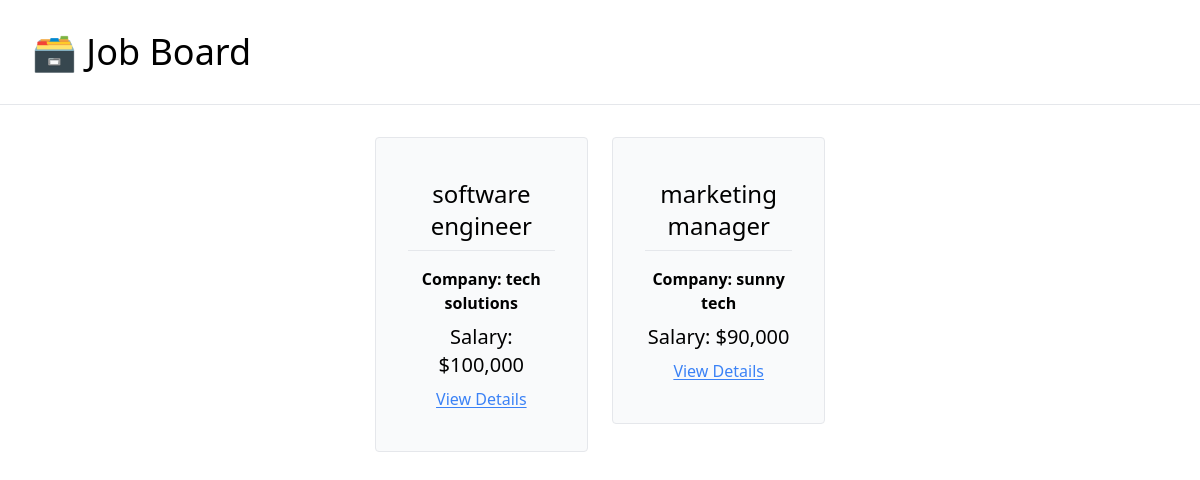
Before: / with the older database file.
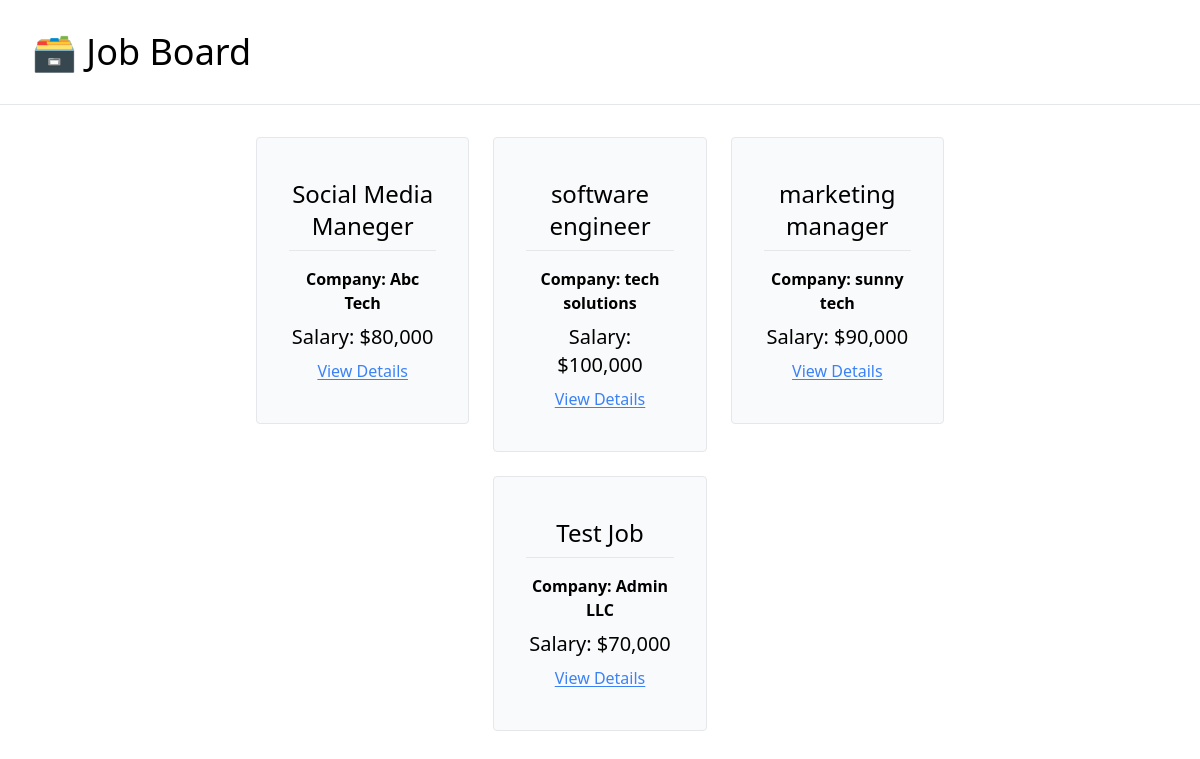
After: the same page with the newer database file.
### job_board/models.py (models this page shows, shortened)
class JobPosting(models.Model):
    title = models.CharField(max_length=100)
    description = models.TextField()
    company = models.CharField(max_length=100)
    salary = models.IntegerField()
    is_active = models.BooleanField(default=False)

### job_board/views.py (the view)
# urls.py: path("", index, name="home"),
def index(request):
    active_postings = JobPosting.objects.filter(is_active=True)
    context = {'job_postings': active_postings}
    return render(request, 'job_board/index.html', context)

### job_board/templates/job_board/index.html
{% extends 'job_board/_base.html' %}
{% load humanize %}
{% block content %}
    <div class="flex justify-center w-10/12 mx-auto flex-wrap gap-6">
        {% for posting in job_postings %}
            <a class="w-1/4 text-center" href="{% url 'job-detail' posting.pk %}">
            <div class="border rounded px-8 py-10 bg-gray-50 hover:bg-gray-100 hover:cursor-pointer">
                <p class="text-2xl pb-2">{{posting.title}}</p>
                <hr class="py-2">
                <p class="font-semibold pb-2">Company: {{posting.company}}</p>
                <p class="text-xl pb-2">Salary: ${{posting.salary|intcomma}}</p>
                <p class="underline underline-offset-2 text-blue-500 hover:text-blue-400">View Details</p>
            </div>
            </a>
        {% endfor %}
    </div>
{% endblock content %}

### job_board/templates/job_board/_base.html (shortened to what this page needs)
<!DOCTYPE html>
<html lang="en">
<head>
    <script src="https://cdn.tailwindcss.com"></script>
</head>
<body>
    <div class="mb-8">
        <h1 class="text-4xl py-8 pl-8">
        <a href="{% url 'home' %}">
                🗃️ Job Board
            </a>
        </h1>
        <hr>
    </div>
    <div class="container mx-auto mb-8">
        {% block content%}
        {% endblock content %}
    </div>
</body>
</html>

Changed rows visible on the page:
now on this page (row edited): JobPosting: title "Social Media Maneger", company "Abc Tech", salary "80,000"
added JobPosting: title "Test Job", company "Admin LLC", salary "70,000"
